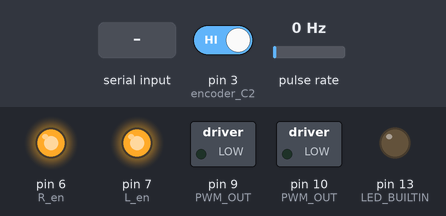
The sketch below on a simulated Arduino Uno, built with avr-gcc and run on an emulated ATmega328P. Shown: switched loads named in the sketch (green lamp = pin HIGH), output pins drawn as LEDs (lit = HIGH). Wiring (inferred from the names in the program): pulse sensor: data pin 2. The test bench sets the inputs (shaded band); at power-on: pulse rate 0 Hz, pin 3 (encoder_C2) HIGH.

Above: at 1.2 s.
1.3 s: "30,150\n" received over Serial
At 1.6 s:
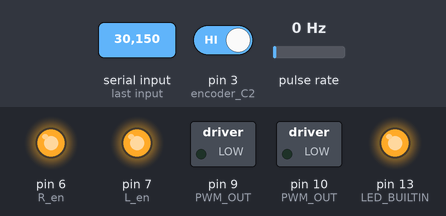
4.3 s: pulse rate (sensor on pin 2) set to 150 Hz
7.3 s: "20\n" received over Serial
At 7.53 s:
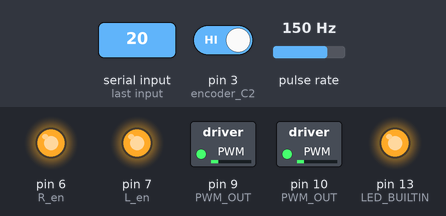
10.3 s: "1\n" received over Serial
At 11.0 s:
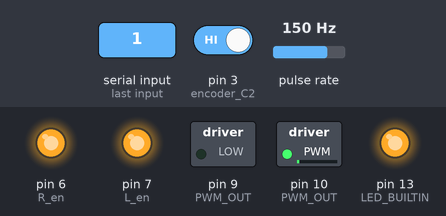
11.9 s: pulse rate (sensor on pin 2) set to 4 Hz
At 12.19 s:
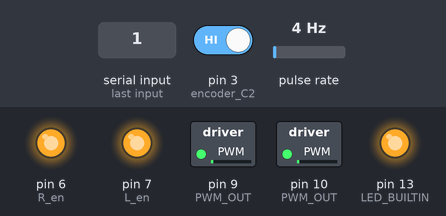
14.9 s: "3\n" received over Serial
Timing chart, 0 to 17.4 s (numbered marks = the images above; inputs shaded):
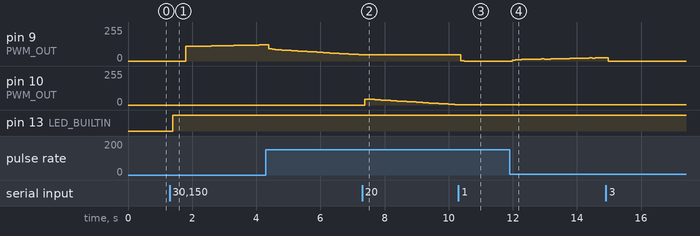

Measured:
- after the input at 1.3 s, pin 9 (PWM_OUT): moves from 0/255 to 122/255 over 2.4 s, starting after 0.50 s; pin 13 (LED_BUILTIN): LOW → HIGH after 0.10 s
- after the input at 7.3 s, pin 9 (PWM_OUT): stays 46/255 (without the input it goes to 44/255 after 0.09 s); pin 10 (PWM_OUT): 0/255 → 44/255 after 0.09 s, → 43/255 0.10 s later, → 42/255 0.10 s later, → 40/255 0.10 s later, … (30 changes in this stretch)
- after the input at 10.3 s, pin 9 (PWM_OUT): 46/255 → 1/255 after 0.08 s, → 0/255 0.10 s later; pin 10 (PWM_OUT): stays 2/255 (without the input it goes to 1/255 after 0.08 s)
- after the input at 11.9 s, pin 9 (PWM_OUT): 0/255 → 5/255 after 0.08 s, → 11/255 0.10 s later, → 12/255 0.20 s later, → 13/255 0.10 s later, … (19 changes in this stretch)

The sketch:

controller_left.ino
```cpp
/*
    Curso de Arduino Aula 033 - WR Kits Channel

    Lendo Rotary Encoder

    Autor: Eng. Wagner Rambo   Setembro de 2015
    Editor: Raphael Siller Fachim

    www.wrkits.com.br | facebook.com/wrkits | youtube.com/user/canalwrkits

*/


// --- Mapeamento de Hardware  e  Constantes---
#define    encoder_C1   2                     //Conexão C1 do encoder
#define    encoder_C2   3                     //Conexão C2 do encoder
#define    R_en         6
#define    L_en         7

// Variáveis da interrupção do encoder

byte            Encoder_C1Last;
long            pulse_number =     0;           // Contador de pulsos do encoder
uint8_t         PWM_OUT;           // Porta de saída PWM
float           raio =             0.1;         // Raio da roda (10cm)
uint16_t        time_counter;                   // Contador do timer
boolean         direction_m;                    // Direção de giro do motor
int             s1 =               0;           // Distância 1
int             s2 =               0;           // Distância 2
float           v_l =              0;           // Velocidade linear
float           distancia_per =    0.0;         // Distancia percorrida
float           rpm =              0.0;         // Velocidade angular atual
float           prev_rpm =         0.0;         // Velocidade angular anterior

// Variaveis do Controlador

uint8_t         output =           0;           // Byte de saída da velocidade estimada
float           setpoint =         0.0,         // Setpoint em RPM
                erro =             0.0,         // Erro --> entrada do controlador
                P =                0,           // = Erro*kp
                I =                0,           // += Erro*ki*(1/deltaTEMPO)
                D =                0,           // =(PRESENTE - PASSADO)*kd
                myPID =            0;           // = P + I + D
boolean         en_PID =           true;
uint8_t         c_inercia;
// Variáveis da comunicação com raspberry pi

// Valores de ajuste
float           k_amostragem =     1;           // Tempo de amostragem (1 = 100ms)
String          direcao =          "cw";        // Sentido de giro do motor 'ccw' ou 'cw'
float           setpoint_v =       0.0,         // Setpoint de velocidade
                kp =               1.3,         // Constante proporcional do controlador
                ki =               0.8,         // Constante integrativa do controlador
                kd =               0,           // Constante derivativa do controlador
                dist =             (2*PI*raio)*4;

ISR(TIMER2_OVF_vect)
{
    uint8_t sinal_controle;
    TCNT2=178;                                            // Reinicializa o registrador do Timer2 (~5ms)
    time_counter ++;
    if(time_counter == 20*k_amostragem){                  // Amostragem k = 1 = 100ms
      time_counter = 0;
      s1 = s2;
      s2 = pulse_number;
      if(s1 == s2){                                       // Não há variação na leitura do encoder
        v_l = 0.0;
        rpm = 0.0;
        } else {                                          // Há variação na leitura do encoder
            prev_rpm = rpm;                               // Variável recebe valor anterior de 'Velocidade Angular' para a parte derivativa do PID
            rpm = abs((s2-s1)/(12*(0.1*k_amostragem)));   // Cál culo da Velocidade Angular atual - Valor absoluto --> não importa o sentido de giro
            v_l = to_linear(rpm, raio, k_amostragem);     // 1 rpm = 0,104 719 755 119 66 rad/s
            //distancia_per += v_l*(0.1*k_amostragem);
          }


       if(en_PID){
          erro = setpoint - rpm;
          P = erro*kp;
          I += erro*ki*(0.1*k_amostragem);
          //D = (prev_rpm - rpm)*kd;
          myPID = c_inercia + P + I + D;
          if(myPID>255){
              myPID = 255;
            }
          if(myPID<0){
              myPID = 0;
            }
          analogWrite(PWM_OUT, myPID);
        } else {
        P = 0;
        I = 0;
        }
       }
      }

// --------------------------- SETUP ----------------------------
void setup()
{
  Serial.begin(9600);                         //Inicializa comunicação serial

  pinMode(encoder_C1,       INPUT);                //Configura entrada C1 para leitura do encoder
  pinMode(encoder_C2,       INPUT);                //Configura entrada C2 para leitura do encoder

  pinMode(R_en,             OUTPUT);
  pinMode(L_en,             OUTPUT);

  pinMode(LED_BUILTIN, OUTPUT);
  digitalWrite(LED_BUILTIN, LOW);

  digitalWrite(R_en,       HIGH);
  digitalWrite(L_en,       HIGH);

  digitalWrite(encoder_C1, HIGH); //turn pullup resistor on
  digitalWrite(encoder_C2, HIGH); //turn pullup resistor on

  attachInterrupt(0, count_pulses, CHANGE);   //Interrupção externa 0 por mudança de estado
  TCCR1B = TCCR1B & B11111000 | B00000001;
  pinMode(9,            OUTPUT);
  pinMode(10,            OUTPUT);


//  if(direcao == "ccw"){
//    PWM_OUT = 10;
//      }
//  if(direcao == "cw"){
//    PWM_OUT = 9;
//      }

//-- Configura Interrupção de Tempo --

  TCCR2A = 0x00;   //Timer operando em modo normal
  TCCR2B = 0x07;   //Prescaler 1:1024
  TCNT2  = 178;    //~~ 5 ms para o overflow
  TIMSK2 = 0x01;   //Habilita interrupção do Timer2
}

// --------------------------- LOOP ----------------------------

void loop()
{
//      uint16_t cent = uint16_t(v_l);
//      uint16_t dez  = uint16_t(v_l*10)%10;
//      uint16_t un   = uint16_t(v_l*100)%10;
//
//      Serial.write(cent+48);
//      Serial.write('.');
//      Serial.write(dez+48);
//      Serial.write(un+48);
//      Serial.write(' ');
//      Serial.write('\n');


      if(Serial.available() > 0){
        digitalWrite(LED_BUILTIN, HIGH);
        int data_in = Serial.read() - '0';
        if(data_in == 1){
          en_PID = true;
          PWM_OUT = 9;
          setpoint_v = 0.07;
          c_inercia = 100;
          setpoint = float(to_rpm(setpoint_v, raio));
          //output = map(setpoint, 0, 150, 70, 255);
          //analogWrite(PWM_OUT, output);
          }
        if(data_in == 2){
          en_PID = true;
          PWM_OUT = 10;
          setpoint_v = 0.07;
          c_inercia = 100;
          setpoint = float(to_rpm(setpoint_v, raio));
          //output = map(setpoint, 0, 150, 70, 255);
          //analogWrite(PWM_OUT, output);
          }
        if(data_in == 3){
          c_inercia = 30;
          setpoint = 0;

          //output = map(setpoint, 0, 150, 70, 255);
          //delay(500);
          //en_PID = false;
          //analogWrite(PWM_OUT, 0);
          }
        if(data_in == 9){
          Serial.write('0' + 1);
          }

        }
        delay(100);
}

// --------------------------- FUNCTIONS ----------------------------

float to_rpm(float velocidade, float raio)
{
 float rpm = (velocidade*30.0)/(raio*PI);
 return rpm;
}

float to_linear(int rpm, double raio, uint8_t k_amostragem)
{
 float velocidade_linear = float((0.10472*rpm)*raio);
 return velocidade_linear;
}

void count_pulses()
{
  int Lstate = digitalRead(encoder_C1);       //Lê estado de encoder_C1 e armazena em Lstate

  if(!Encoder_C1Last && Lstate)               //Encoder_C1Last igual a zero e Lstate diferente de zero?
  {                                           //Sim...
    int val = digitalRead(encoder_C2);        //Lê estado de encoder_C2 e armazena em val

    if(!val && direction_m) direction_m = false;      //Sentido reverso

    else if(val && !direction_m) direction_m = true;  //Sentido direto

  } //end if

  Encoder_C1Last = Lstate;                    //Encoder_C1Last recebe o valor antigo

  if(!direction_m)  pulse_number++;           //incrementa número do pulso se direction limpa
  else              pulse_number--;           //senão decrementa
} //end count_pulses
```
